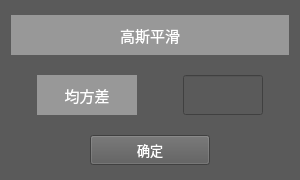
<?xml version="1.0" encoding="UTF-8"?>
<ui version="4.0">
 <class>GaussianSmooth</class>
 <widget class="QWidget" name="GaussianSmooth">
  <property name="geometry">
   <rect>
    <x>0</x>
    <y>0</y>
    <width>300</width>
    <height>180</height>
   </rect>
  </property>
  <property name="windowTitle">
   <string>Form</string>
  </property>
  <property name="styleSheet">
   <string notr="true">background-color: rgb(90, 90, 90);
color: rgb(255, 255, 255);</string>
  </property>
  <layout class="QGridLayout" name="gridLayout">
   <item row="0" column="0">
    <layout class="QVBoxLayout" name="verticalLayout">
     <property name="spacing">
      <number>20</number>
     </property>
     <item>
      <widget class="QLabel" name="label_3">
       <property name="sizePolicy">
        <sizepolicy hsizetype="Expanding" vsizetype="Expanding">
         <horstretch>0</horstretch>
         <verstretch>0</verstretch>
        </sizepolicy>
       </property>
       <property name="minimumSize">
        <size>
         <width>0</width>
         <height>40</height>
        </size>
       </property>
       <property name="maximumSize">
        <size>
         <width>16777215</width>
         <height>40</height>
        </size>
       </property>
       <property name="font">
        <font>
         <family>Adobe 黑体 Std R</family>
         <pointsize>11</pointsize>
        </font>
       </property>
       <property name="styleSheet">
        <string notr="true">background-color: rgb(152, 152, 152);</string>
       </property>
       <property name="text">
        <string>高斯平滑</string>
       </property>
       <property name="alignment">
        <set>Qt::AlignCenter</set>
       </property>
      </widget>
     </item>
     <item>
      <layout class="QHBoxLayout" name="horizontalLayout">
       <item>
        <widget class="QLabel" name="label_2">
         <property name="minimumSize">
          <size>
           <width>80</width>
           <height>30</height>
          </size>
         </property>
         <property name="maximumSize">
          <size>
           <width>100</width>
           <height>40</height>
          </size>
         </property>
         <property name="font">
          <font>
           <family>Adobe 黑体 Std R</family>
           <pointsize>11</pointsize>
          </font>
         </property>
         <property name="styleSheet">
          <string notr="true">background-color: rgb(152, 152, 152);</string>
         </property>
         <property name="text">
          <string>均方差</string>
         </property>
         <property name="alignment">
          <set>Qt::AlignCenter</set>
         </property>
        </widget>
       </item>
       <item>
        <widget class="QLineEdit" name="msd">
         <property name="minimumSize">
          <size>
           <width>80</width>
           <height>30</height>
          </size>
         </property>
         <property name="maximumSize">
          <size>
           <width>80</width>
           <height>40</height>
          </size>
         </property>
        </widget>
       </item>
      </layout>
     </item>
     <item>
      <layout class="QHBoxLayout" name="horizontalLayout_2">
       <item>
        <widget class="QPushButton" name="ok">
         <property name="sizePolicy">
          <sizepolicy hsizetype="Expanding" vsizetype="Expanding">
           <horstretch>0</horstretch>
           <verstretch>0</verstretch>
          </sizepolicy>
         </property>
         <property name="minimumSize">
          <size>
           <width>120</width>
           <height>25</height>
          </size>
         </property>
         <property name="maximumSize">
          <size>
           <width>120</width>
           <height>30</height>
          </size>
         </property>
         <property name="font">
          <font>
           <family>Adobe 黑体 Std R</family>
           <pointsize>10</pointsize>
          </font>
         </property>
         <property name="text">
          <string>确定</string>
         </property>
        </widget>
       </item>
      </layout>
     </item>
    </layout>
   </item>
  </layout>
 </widget>
 <resources/>
 <connections/>
</ui>
